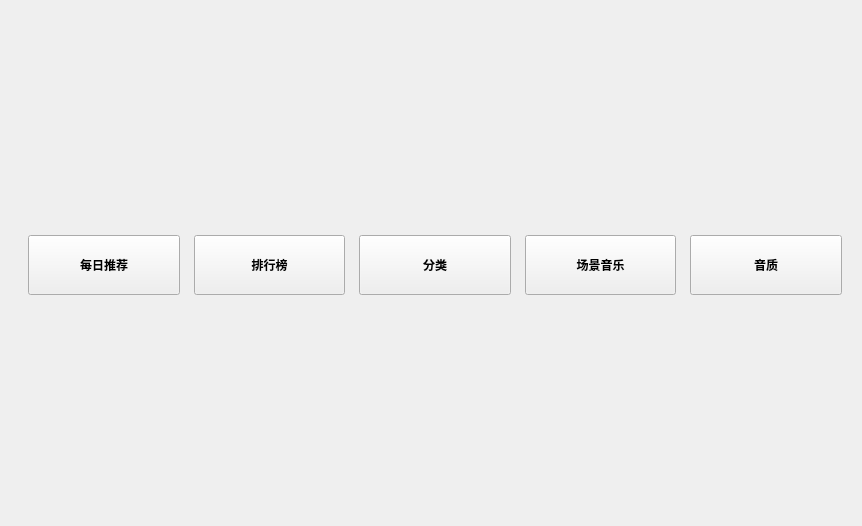
<?xml version="1.0" encoding="UTF-8"?>
<ui version="4.0">
 <class>RecommendForYou</class>
 <widget class="QWidget" name="RecommendForYou">
  <property name="geometry">
   <rect>
    <x>0</x>
    <y>0</y>
    <width>862</width>
    <height>526</height>
   </rect>
  </property>
  <property name="windowTitle">
   <string>RecommendForYou</string>
  </property>
  <layout class="QVBoxLayout" name="verticalLayout">
   <item>
    <widget class="QWidget" name="guess_and_advertise_widget" native="true">
     <layout class="QHBoxLayout" name="horizontalLayout_2" stretch="1,0,1">
      <property name="rightMargin">
       <number>10</number>
      </property>
      <item>
       <widget class="GLTabWidget" name="guess_love_widget" native="true">
        <property name="sizePolicy">
         <sizepolicy hsizetype="Expanding" vsizetype="Expanding">
          <horstretch>0</horstretch>
          <verstretch>0</verstretch>
         </sizepolicy>
        </property>
        <property name="minimumSize">
         <size>
          <width>400</width>
          <height>200</height>
         </size>
        </property>
       </widget>
      </item>
      <item>
       <spacer name="horizontalSpacer">
        <property name="orientation">
         <enum>Qt::Horizontal</enum>
        </property>
        <property name="sizeType">
         <enum>QSizePolicy::Preferred</enum>
        </property>
        <property name="sizeHint" stdset="0">
         <size>
          <width>15</width>
          <height>20</height>
         </size>
        </property>
       </spacer>
      </item>
      <item>
       <widget class="AdvertiseBoard" name="advertise_board_widget" native="true">
        <property name="sizePolicy">
         <sizepolicy hsizetype="Expanding" vsizetype="Expanding">
          <horstretch>0</horstretch>
          <verstretch>0</verstretch>
         </sizepolicy>
        </property>
        <property name="minimumSize">
         <size>
          <width>400</width>
          <height>200</height>
         </size>
        </property>
        <property name="cursor">
         <cursorShape>PointingHandCursor</cursorShape>
        </property>
        <property name="mouseTracking">
         <bool>false</bool>
        </property>
        <property name="toolTip">
         <string/>
        </property>
       </widget>
      </item>
     </layout>
    </widget>
   </item>
   <item>
    <widget class="QWidget" name="classify_widget" native="true">
     <layout class="QHBoxLayout" name="horizontalLayout_3">
      <property name="topMargin">
       <number>0</number>
      </property>
      <property name="bottomMargin">
       <number>0</number>
      </property>
      <item>
       <spacer name="hs5">
        <property name="orientation">
         <enum>Qt::Horizontal</enum>
        </property>
        <property name="sizeType">
         <enum>QSizePolicy::Fixed</enum>
        </property>
        <property name="sizeHint" stdset="0">
         <size>
          <width>8</width>
          <height>10</height>
         </size>
        </property>
       </spacer>
      </item>
      <item>
       <widget class="QPushButton" name="recommend_pushButton">
        <property name="sizePolicy">
         <sizepolicy hsizetype="Expanding" vsizetype="Fixed">
          <horstretch>0</horstretch>
          <verstretch>0</verstretch>
         </sizepolicy>
        </property>
        <property name="minimumSize">
         <size>
          <width>150</width>
          <height>60</height>
         </size>
        </property>
        <property name="font">
         <font>
          <bold>true</bold>
         </font>
        </property>
        <property name="cursor">
         <cursorShape>PointingHandCursor</cursorShape>
        </property>
        <property name="text">
         <string>每日推荐</string>
        </property>
       </widget>
      </item>
      <item>
       <spacer name="hs9">
        <property name="orientation">
         <enum>Qt::Horizontal</enum>
        </property>
        <property name="sizeType">
         <enum>QSizePolicy::Fixed</enum>
        </property>
        <property name="sizeHint" stdset="0">
         <size>
          <width>8</width>
          <height>10</height>
         </size>
        </property>
       </spacer>
      </item>
      <item>
       <widget class="QPushButton" name="ranking_list_pushButton">
        <property name="sizePolicy">
         <sizepolicy hsizetype="Expanding" vsizetype="Fixed">
          <horstretch>0</horstretch>
          <verstretch>0</verstretch>
         </sizepolicy>
        </property>
        <property name="minimumSize">
         <size>
          <width>150</width>
          <height>60</height>
         </size>
        </property>
        <property name="font">
         <font>
          <bold>true</bold>
         </font>
        </property>
        <property name="cursor">
         <cursorShape>PointingHandCursor</cursorShape>
        </property>
        <property name="text">
         <string>排行榜</string>
        </property>
       </widget>
      </item>
      <item>
       <spacer name="hs10">
        <property name="orientation">
         <enum>Qt::Horizontal</enum>
        </property>
        <property name="sizeType">
         <enum>QSizePolicy::Fixed</enum>
        </property>
        <property name="sizeHint" stdset="0">
         <size>
          <width>8</width>
          <height>10</height>
         </size>
        </property>
       </spacer>
      </item>
      <item>
       <widget class="QPushButton" name="classify_pushButton">
        <property name="sizePolicy">
         <sizepolicy hsizetype="Expanding" vsizetype="Fixed">
          <horstretch>0</horstretch>
          <verstretch>0</verstretch>
         </sizepolicy>
        </property>
        <property name="minimumSize">
         <size>
          <width>150</width>
          <height>60</height>
         </size>
        </property>
        <property name="font">
         <font>
          <bold>true</bold>
         </font>
        </property>
        <property name="cursor">
         <cursorShape>PointingHandCursor</cursorShape>
        </property>
        <property name="text">
         <string>分类</string>
        </property>
       </widget>
      </item>
      <item>
       <spacer name="hs11">
        <property name="orientation">
         <enum>Qt::Horizontal</enum>
        </property>
        <property name="sizeType">
         <enum>QSizePolicy::Fixed</enum>
        </property>
        <property name="sizeHint" stdset="0">
         <size>
          <width>8</width>
          <height>10</height>
         </size>
        </property>
       </spacer>
      </item>
      <item>
       <widget class="QPushButton" name="scene_music_pushButton">
        <property name="sizePolicy">
         <sizepolicy hsizetype="Expanding" vsizetype="Fixed">
          <horstretch>0</horstretch>
          <verstretch>0</verstretch>
         </sizepolicy>
        </property>
        <property name="minimumSize">
         <size>
          <width>150</width>
          <height>60</height>
         </size>
        </property>
        <property name="font">
         <font>
          <bold>true</bold>
         </font>
        </property>
        <property name="cursor">
         <cursorShape>PointingHandCursor</cursorShape>
        </property>
        <property name="text">
         <string>场景音乐</string>
        </property>
       </widget>
      </item>
      <item>
       <spacer name="hs6">
        <property name="orientation">
         <enum>Qt::Horizontal</enum>
        </property>
        <property name="sizeType">
         <enum>QSizePolicy::Fixed</enum>
        </property>
        <property name="sizeHint" stdset="0">
         <size>
          <width>8</width>
          <height>10</height>
         </size>
        </property>
       </spacer>
      </item>
      <item>
       <widget class="QPushButton" name="music_quality_pushButton">
        <property name="sizePolicy">
         <sizepolicy hsizetype="Expanding" vsizetype="Fixed">
          <horstretch>0</horstretch>
          <verstretch>0</verstretch>
         </sizepolicy>
        </property>
        <property name="minimumSize">
         <size>
          <width>150</width>
          <height>60</height>
         </size>
        </property>
        <property name="font">
         <font>
          <bold>true</bold>
         </font>
        </property>
        <property name="cursor">
         <cursorShape>PointingHandCursor</cursorShape>
        </property>
        <property name="text">
         <string>音质</string>
        </property>
       </widget>
      </item>
     </layout>
    </widget>
   </item>
   <item>
    <spacer name="verticalSpacer_2">
     <property name="orientation">
      <enum>Qt::Vertical</enum>
     </property>
     <property name="sizeType">
      <enum>QSizePolicy::Expanding</enum>
     </property>
     <property name="sizeHint" stdset="0">
      <size>
       <width>20</width>
       <height>1</height>
      </size>
     </property>
    </spacer>
   </item>
   <item>
    <widget class="QWidget" name="table_widget" native="true">
     <layout class="QVBoxLayout" name="verticalLayout_8">
      <item>
       <spacer name="verticalSpacer">
        <property name="minimumSize">
         <size>
          <width>45</width>
          <height>0</height>
         </size>
        </property>
        <property name="orientation">
         <enum>Qt::Vertical</enum>
        </property>
        <property name="sizeHint" stdset="0">
         <size>
          <width>20</width>
          <height>191</height>
         </size>
        </property>
       </spacer>
      </item>
     </layout>
    </widget>
   </item>
  </layout>
 </widget>
 <customwidgets>
  <customwidget>
   <class>AdvertiseBoard</class>
   <extends>QWidget</extends>
   <header>AdvertiseBoard.h</header>
   <container>1</container>
  </customwidget>
  <customwidget>
   <class>GLTabWidget</class>
   <extends>QWidget</extends>
   <header>GLTabWidget.h</header>
   <container>1</container>
  </customwidget>
 </customwidgets>
 <resources/>
 <connections/>
</ui>
